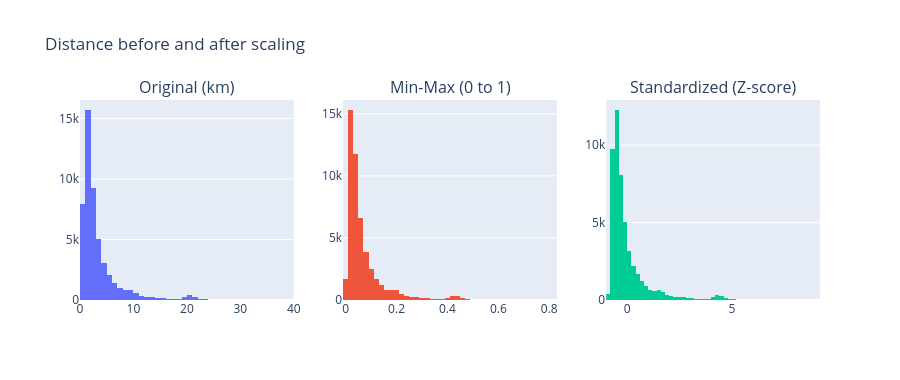

The code cell stored with this chart in its notebook:
### Code cell
# Visual comparison for distance_km (we use a random sample so the chart stays fast)
sample_scale = df.sample(n=min(50000, len(df)), random_state=42)

fig_scale = make_subplots(rows=1, cols=3,
                          subplot_titles=("Original (km)", "Min-Max (0 to 1)", "Standardized (Z-score)"))
fig_scale.add_trace(go.Histogram(x=sample_scale["distance_km"], nbinsx=60), row=1, col=1)
fig_scale.add_trace(go.Histogram(x=sample_scale["distance_km_minmax"], nbinsx=60), row=1, col=2)
fig_scale.add_trace(go.Histogram(x=sample_scale["distance_km_standard"], nbinsx=60), row=1, col=3)
fig_scale.update_layout(title="Distance before and after scaling", showlegend=False, height=380)
fig_scale.write_html("outputs/scaling_comparison.html")
fig_scale.show()

### Figure 1 — Plotly figure (JSON) as saved in the notebook; plotly's stock layout.template omitted (floating-point values rounded to 4 significant figures; data arrays with more than 128 entries replaced by an {"elided": "..."} marker saying what was removed)
{"data": [{"nbinsx": 60, "type": "histogram", "x": {"elided": "50000 float values"}, "xaxis": "x", "yaxis": "y"}, {"nbinsx": 60, "type": "histogram", "x": {"elided": "50000 float values"}, "xaxis": "x2", "yaxis": "y2"}, {"nbinsx": 60, "type": "histogram", "x": {"elided": "50000 float values"}, "xaxis": "x3", "yaxis": "y3"}], "layout": {"annotations": [{"font": {"size": 16}, "showarrow": false, "text": "Original (km)", "x": 0.1444, "xanchor": "center", "xref": "paper", "y": 1, "yanchor": "bottom", "yref": "paper"}, {"font": {"size": 16}, "showarrow": false, "text": "Min-Max (0 to 1)", "x": 0.5, "xanchor": "center", "xref": "paper", "y": 1, "yanchor": "bottom", "yref": "paper"}, {"font": {"size": 16}, "showarrow": false, "text": "Standardized (Z-score)", "x": 0.8556, "xanchor": "center", "xref": "paper", "y": 1, "yanchor": "bottom", "yref": "paper"}], "height": 380, "showlegend": false, "title": {"text": "Distance before and after scaling"}, "xaxis": {"anchor": "y", "domain": [0, 0.2889]}, "xaxis2": {"anchor": "y2", "domain": [0.3556, 0.6444]}, "xaxis3": {"anchor": "y3", "domain": [0.7111, 1]}, "yaxis": {"anchor": "x", "domain": [0, 1]}, "yaxis2": {"anchor": "x2", "domain": [0, 1]}, "yaxis3": {"anchor": "x3", "domain": [0, 1]}}}
